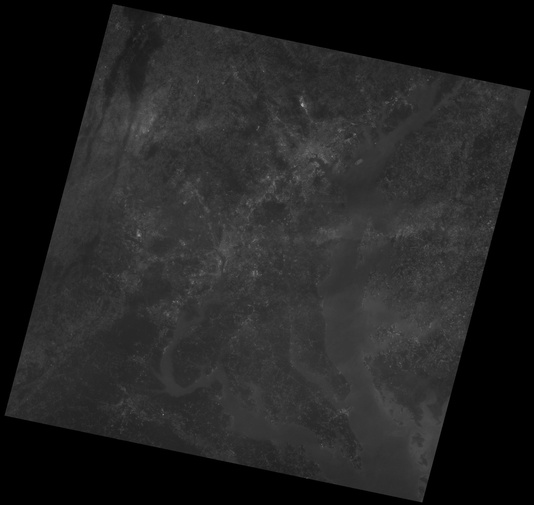
#> input picture Lab/Lab 2/Demonstration/sample_1.jpeg, 534 x 505 px, shrunk from 2010 x 1901 before the run, found by its file name
$ jupyter execute CSE428_Lab_2.ipynb
#> lines starting #> are read from the running program, lines starting #| are printed output that depends on the picture; after the words box and inside, x2 and y2 are one past the last pixel; in counts of white or black regions, pixels touching at a corner belong together; long printed decimals are rounded
[cell 1]
# hist, bins_hist = exposure.histogram(I, nbins=256, normalize=True)


# # Create a figure with 2 rows and 2 columns of subplots,
# # with an overall figure size of 10x8 inches
# fig, axes = plt.subplots(1, 2, figsize=(14, 8))

# # Plot on the subplots (example)
# axes[0, 0].plot([0, 1], [0, 1])
# axes[0, 1].plot([0, 1], [1, 0])
# axes[1, 0].plot([0, 1], [0.5, 0.5])
# axes[1, 1].plot([0, 1], [0, 0.5])

# plt.tight_layout() # Adjusts subplot parameters for a tight layout
# plt.show()


# plt.subplot(1, 2, 1)
# plt.plot(bins_hist, hist, 'k');
# plt.xlabel("Pixel values")
# plt.ylabel("Probability")
# plt.title("Histogram (PDF) before");

# hist, bins_hist = exposure.histogram(I2, nbins=256, normalize=True)

# plt.subplot(1, 2, 2)
# plt.plot(bins_hist, hist, 'k')
# plt.xlabel("Pixel values")
# plt.ylabel("Probability")
# plt.title("Histogram (PDF) after");

# Loading dependencies

[cell 2]
import numpy as np
import skimage as ski
from skimage import io, color, exposure
import matplotlib.pyplot as plt

[cell 3]
# from google.colab import drive
# drive.mount('/content/drive')

# Point processing

Point processing takes each pixel value and processes them through a function -

$$I_{processed} = f(I)$$

Since it processes all the pixels, it can be regarded as a global processing.

[cell 4]
np.random.seed(43)
I = np.random.rand(3, 3)
print(I)

[cell 5]
plt.imshow(I, cmap = 'grey')
plt.axis("off");

[cell 6]
I2 = I + 0.5
print(I2)

[cell 7]
plt.imshow(I2, cmap = 'grey')
plt.axis("off");

[cell 8]
# option 1
I2[I2 > 1] = 1
I2[I2 < 0] = 0

# option 2
I2 = np.clip(I+0.5, 0, 1)

print(I)
print()
print(I2)

[cell 9]
plt.subplot(1, 2, 1)
plt.imshow(I, cmap = 'grey')
plt.axis("off");

plt.subplot(1, 2, 2)
plt.imshow(I2, cmap = 'grey')
plt.axis("off");

[cell 10]
I3 = np.clip(I - 0.5, 0, 1)

print(I)
print()
print(I3)

[cell 11]
plt.figure(figsize = (10, 18))

plt.subplot(1, 3, 1)
plt.imshow(I, cmap = 'grey')
plt.axis("off")
plt.title("original");

plt.subplot(1, 3, 2)
plt.imshow(I2, cmap = 'grey')
plt.axis("off")
plt.title("I+0.5");

plt.subplot(1, 3, 3)
plt.imshow(I3, cmap = 'grey')
plt.axis("off")
plt.title("I-0.5");

[cell 12]
I2 = np.clip(I*2, 0, 1)
I3 = np.clip(I/2, 0, 1)

plt.subplot(1, 3, 1)
plt.imshow(I, cmap = 'grey')
plt.axis("off")
plt.title("original");

plt.subplot(1, 3, 2)
plt.imshow(I2, cmap = 'grey')
plt.axis("off")
plt.title("I*2");

plt.subplot(1, 3, 3)
plt.imshow(I3, cmap = 'grey')
plt.axis("off")
plt.title("I/2");

# Landsat image

[cell 13]
I = io.imread("/content/sample_1.jpeg")
#> I is the input picture: shape (505, 534); min 0, max 174, mean 35.2

Typically, skimage loads image in 8 bit format. However, skimage can also load 16 and 32 bit images.

[cell 14]
print(I.dtype)
#| uint8

[cell 15]
I = ski.img_as_float(I)
I.shape
#> Out = (505, 534)

[cell 16]
print(I.min())
#| 0.0
print(I.max())
#| 0.6824

[cell 17]
plt.imshow(I, cmap = 'grey')
plt.axis("off")
plt.show()

Lets contrast stretch the image using the function -
$$I_{out} = 4 * (I_{in} - 0.1) $$

[cell 18]
#WRONG
I_stretched = 4*(I-0.1)

[cell 19]
plt.imshow(I_stretched, cmap = 'grey');
plt.axis("off")
plt.show()

[cell 20]
print(I_stretched.min())
#| -0.4
print(I_stretched.max())
#| 2.329

[cell 21]
i_1 = np.linspace(0, 1, 10000)
i_2 = 4*(i_1 - 0.1)
plt.plot(i_1, i_2);
plt.grid();
plt.xlabel("Input intensity");
plt.ylabel("Output intensity");
#> figure, not shown here; curve peaks at x = 1, y = 3.6

The values on the output side exceeds the range [0, 1]

[cell 22]
#RIGHT
I_stretched = np.clip(4*(I-0.1), 0, 1)
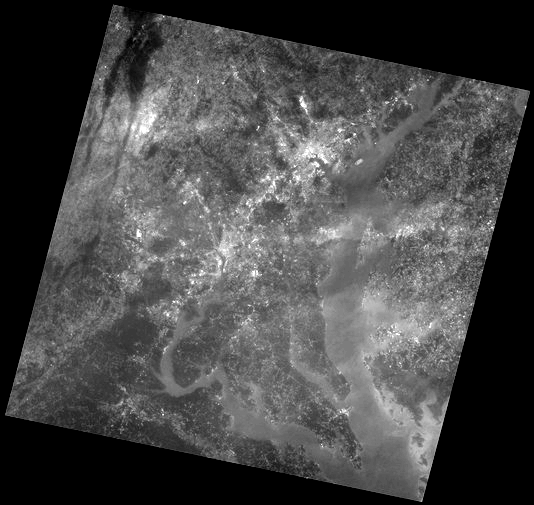
#> I_stretched: shape (505, 534) float64; min 0, max 1, mean 0.281

[cell 23]
i_1 = np.linspace(0, 1, 10000)
i_2 = np.clip(4*(i_1 - 0.1), 0, 1)
plt.plot(i_1, i_2);
plt.grid();
plt.xlabel("Input intensity");
plt.ylabel("Output intensity");
#> figure, not shown here; curve peaks at x = 0.35, y = 1

[cell 24]
plt.imshow(I_stretched, cmap = 'grey');
plt.axis("off")
plt.show()

So the image is brighter now. But why did this work? How did we get this function? We got it from the histogram.

[cell 25]
hist, bins_hist = exposure.histogram(I, nbins=256, normalize=True)
#> hist = 256 values, max 0.314 at index 0, min 0 at index 3, mean 0.00391; bins_hist = 256 values from 0.00133 to 0.681

plt.plot(bins_hist, hist, 'k')
plt.xlabel("Pixel values")
plt.ylabel("Probability")
plt.title("Histogram (PDF) before")
#> figure, not shown here; curve peaks at x = 0.00133, y = 0.314

Pixel values saturated in 0.1 to 0.35 region, the same region where we are stretching the contrast.

[cell 26]
hist, bins_hist = exposure.histogram(I_stretched, nbins=256, normalize=True)
#> hist = 256 values, max 0.327 at index 0, min 0 at index 1, mean 0.00391; bins_hist = 256 values from 0.00195 to 0.998
plt.plot(bins_hist, hist, 'k')
plt.xlabel("Pixel values")
plt.ylabel("Probability")
plt.title("Histogram (PDF) after");
#> figure, not shown here; curve peaks at x = 0.00195, y = 0.327

The pixel values are now more spread out. The sharp shape comes from **discretizing** the values into bin. Look up histograms to understand. Increase bins for smoother graph.

So how can we derive the contrast strectching function? Follow this formula -

$$I_{streched} = \frac{I - c_{min}}{c_{max} - c_{min}}*(I_{max} - I_{min}) + I_{min}$$

Here, $C_{min}$ is the lower pixel value from the histogram that you would like to stretch to $I_{min}$, $C_{max}$ is the upper pixel value from the histogram that you would like to strectch to $I_{max}$.

For normalized image, $I_{max} = 1$ and $I_{min} = 0$

In this certain example, $c_{min} = 0.1$ and $c_{max} = 0.35$. So the formula boils down to -

$$I_{streched} = \frac{I - 0.1}{0.35 - 0.1}*(1 - 0) + 0 = 4*(I - 0.1)$$

which is our exact formula.

**Derivation -**

The formula is basically derived from the output intensity vs the input intensity curve.

Here for the stretched segment, using the straight line equation $\frac{y_2 - y_1}{x_2 - x_1} = \frac{y - y_1}{x - x_1}$, we get -

$$\frac{I_{max} - I_{min}}{c_{max} - c_{min}} = \frac{I_{out} - I_{min}}{I_{in} - c_{min}}$$

$$or, \ I_{out} = \frac{(I_{in} - c_{min})*(I_{max} - I_{min})}{c_{max} - c_{min}} + I_{min}$$

Renaming the variables, $I_{out} \to I_{stretched}$ and $I_{in} \to I$, we get -

$$I_{streched} = \frac{I - c_{min}}{c_{max} - c_{min}}*(I_{max} - I_{min}) + I_{min}$$

We are not interested in the segment outside the stretched region as they will be clipped.

**Caveats -**

This formula works for only this kind of transformation. Different graphs, should be handled differently.

#Chest x-ray

[cell 27]
I = io.imread("/content/sample_2.jpeg")/255
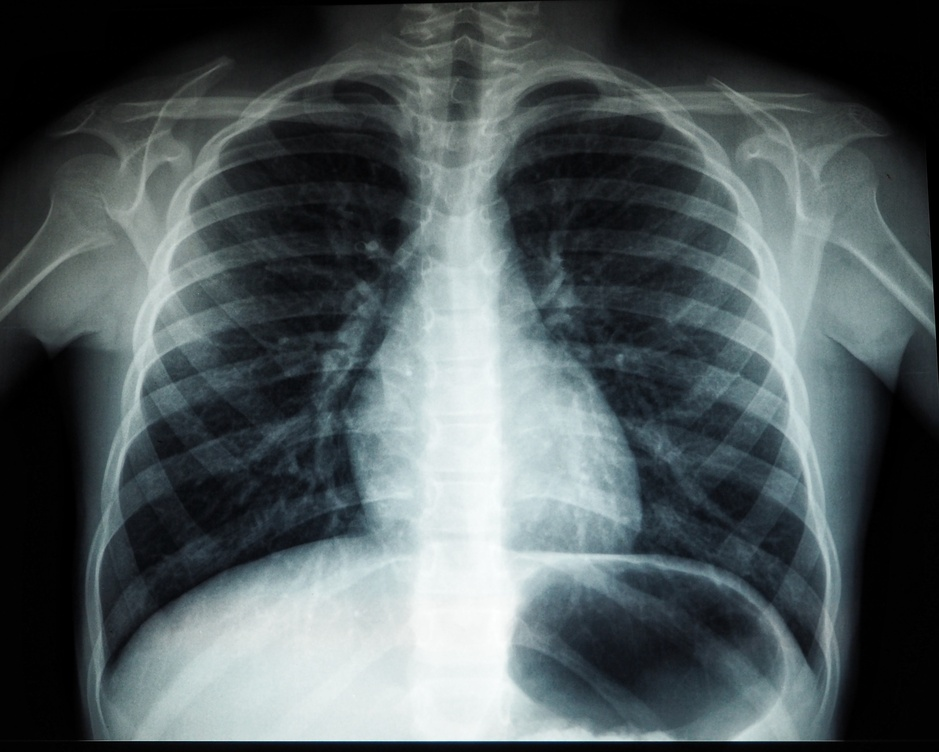
#> input picture Lab/Lab 2/Demonstration/sample_2.jpeg, 939 x 752 px, shrunk from 3537 x 2831 before the run, found by its file name
#> I: shape (752, 939, 3) float64
plt.imshow(I)
plt.axis("off");

print(I.shape)
#| (752, 939, 3)

[cell 28]
I = color.rgb2gray(I)
#> I: shape (752, 939) float64

[cell 29]
plt.imshow(I, cmap = 'grey')
plt.axis("off");

In this chest x-ray, a lot of details fall on the low intensity side and is quite hard to visualize. To increase the contrast on the low intensity side, we can use the logarithmic transformation -

$$I_{out} = c*log(1 + k*I_{in})$$

here, $k$ determines how strong the stretching should be and $c$ is the normalizing factor given by
 - $c = \frac{I_{max}}{log(1 + k*I_{max})}$

 - $c = \frac{1}{max(log(1 + k*I_{in}))}$

It is to be noted that the standard log transformation formula is -

$$I_{out} = c*log(1 + I_{in})$$

However, we cannot control the stretching in this version.

[cell 30]
k = 20
I2 = np.log(1 + k*I)
I2 = I2/I2.max() #multiplying by c
plt.imshow(I2, cmap = 'grey')
plt.axis("off");

[cell 31]
k = 20
i_1 = np.linspace(0, 1, 10000)
i_2 = np.log(1 + k*i_1)
i_3 = i_2/i_2.max()
plt.plot(i_1, i_2, label = 'Unnormalized');
plt.plot(i_1, i_3, color = 'red', label = 'Normalized');
plt.legend();
plt.xlabel("Output intensity");
plt.ylabel("Input intensity");
#> figure, not shown here; curve peaks at x = 1, y = 3.04; curve peaks at x = 1, y = 1

Normalizing the mapping function makes the map fit between the range [0, 1].

[cell 32]
ks = [5, 10, 20, 50]
for k in ks:
  i_1 = np.linspace(0, 1, 10000)
  i_2 = np.log(1 + k*i_1)
  i_2 = i_2/i_2.max()
  plt.plot(i_1, i_2, label = "k = " + str(k));
  plt.legend();
  plt.ylabel("Output intensity");
  plt.xlabel("Input intensity");
#> figure, not shown here; curve peaks at x = 1, y = 1; curve peaks at x = 1, y = 1; curve peaks at x = 1, y = 1

As the value of k increases the lower intensity points are getting stretched whereas the higher intensity points are losing contrast.

[cell 33]
k = 50
I2 = np.log(1 + k*I)
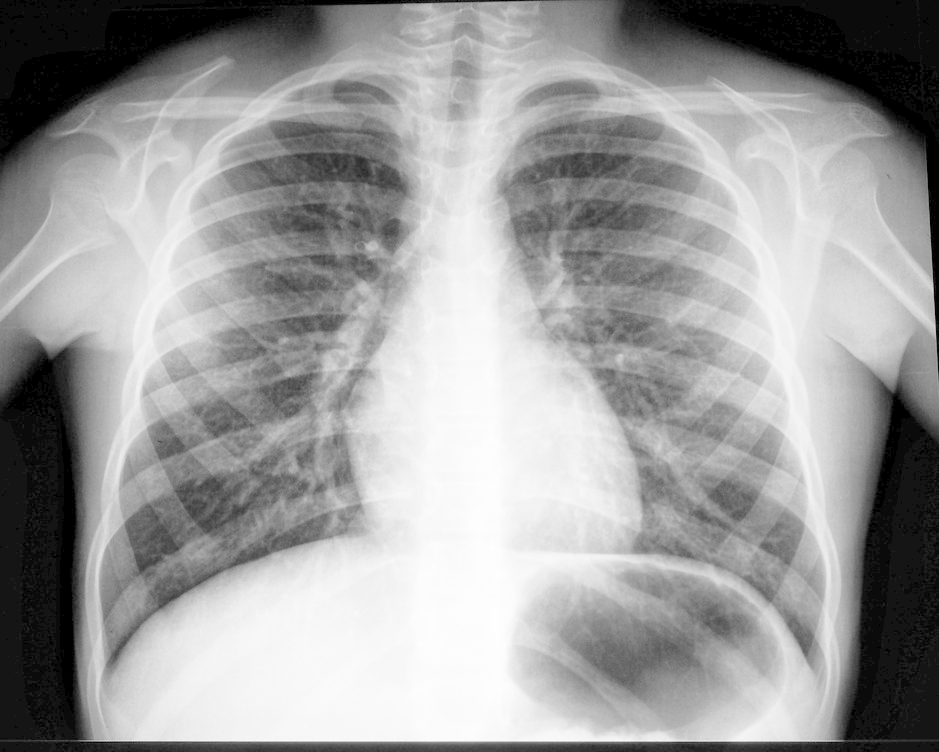
#> I2: shape (752, 939) float64; min 0, max 3.93, mean 2.42; drawn with min black and max white
I2 = I2/I2.max()
plt.imshow(I2, cmap = 'grey')
plt.axis("off");

[cell 34]
hist, bins_hist = exposure.histogram(I, nbins=256, normalize=True)
#> hist = 256 values, max 0.0495 at index 1, min 2.97e-05 at index 255, mean 0.00391; bins_hist = 256 values from 0.00195 to 0.996

plt.plot(bins_hist, hist, 'k');
plt.xlabel("Pixel values")
plt.ylabel("Probability")
plt.title("Histogram (PDF) before");
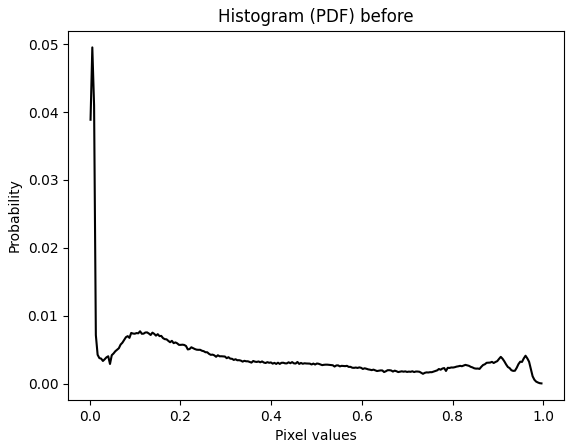
#> figure drawn by matplotlib, 1 panel; curve peaks at x = 0.00585, y = 0.0495

[cell 35]
fig, axes = plt.subplots(1, 2, figsize=(10, 4))


hist, bins_hist = exposure.histogram(I, nbins=256, normalize=True)

axes[0].plot(bins_hist, hist, 'k');
axes[0].set_xlabel("Pixel values")
axes[0].set_ylabel("Probability")
axes[0].set_title("Histogram (PDF) before");

hist, bins_hist = exposure.histogram(I2, nbins=256, normalize=True)
#> hist = 256 values, max 0.0493 at index 11, min 0 at index 3, mean 0.00391; bins_hist = 256 values from 0.00195 to 0.998

axes[1].plot(bins_hist, hist, 'k')
axes[1].set_xlabel("Pixel values")
axes[1].set_ylabel("Probability")
axes[1].set_title("Histogram (PDF) after");

plt.tight_layout()
plt.show()
#> figure, not shown here; panel 1: curve peaks at x = 0.00585, y = 0.0495; panel 2: curve peaks at x = 0.0449, y = 0.0493

Now lets say you want to highlight everything except the bones. How can we do that for this image? Since the bones are highlighted in the original image. We can invert the image.

[cell 36]
plt.imshow(I, cmap = 'grey')
plt.axis("off");
plt.title('Original image');

[cell 37]
I3 = 1 - I
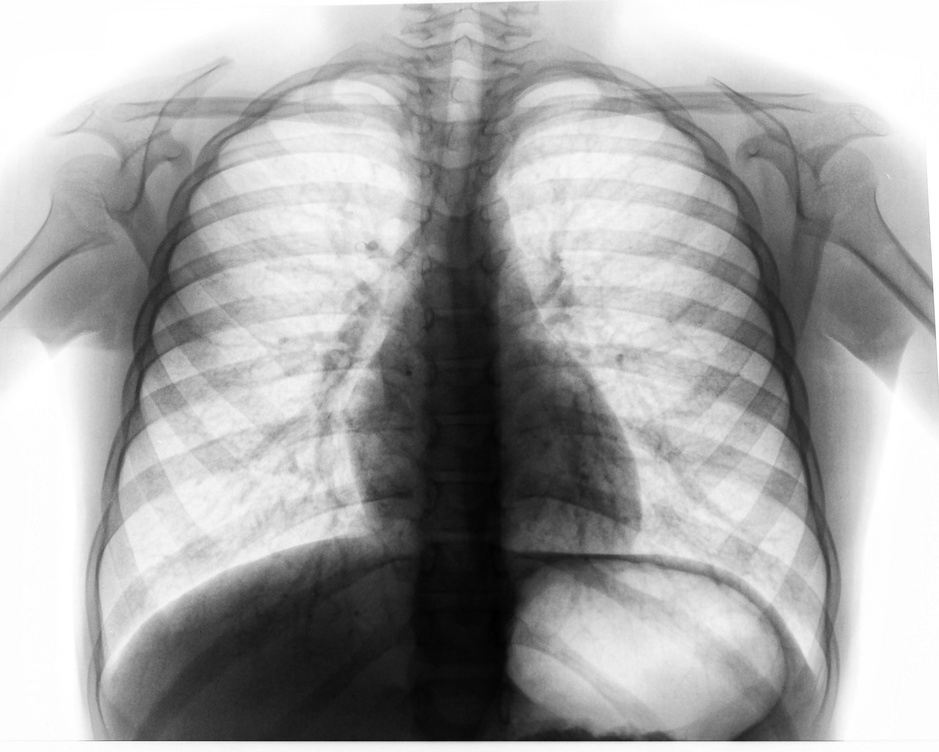
#> I3: shape (752, 939) float64; min 0.00195, max 1, mean 0.653

[cell 38]
fig, axes = plt.subplots(1, 2, figsize=(10, 4))

axes[0].imshow(I, cmap = 'grey')
axes[0].axis("off");
axes[0].set_title('Original image');


axes[1].imshow(I3, cmap = 'grey');
axes[1].axis("off");
axes[1].set_title('Inverted image');

plt.tight_layout()
plt.show()

[cell 39]
hist, bins_hist = exposure.histogram(I3, nbins=256, normalize=True)
#> hist = 256 values, max 0.0495 at index 254, min 2.97e-05 at index 0, mean 0.00391; bins_hist = 256 values from 0.0039 to 0.998
plt.plot(bins_hist, hist, 'k')
plt.xlabel("Pixel values")
plt.ylabel("Probability")
plt.title("Histogram (PDF) after");
#> figure, not shown here; curve peaks at x = 0.994, y = 0.0495

We can achieve the same result using exponential transformation, also known as power law transformation -

$$ I_{out} = c*(I_{in})^\gamma$$

if $\gamma < 1$, we get log transformation as before

if $\gamma > 1$, we get anti-log transformation (stretches high intensity values)

[cell 40]
gamma = 0.5
c = 1
I4 = c*(I ** gamma)
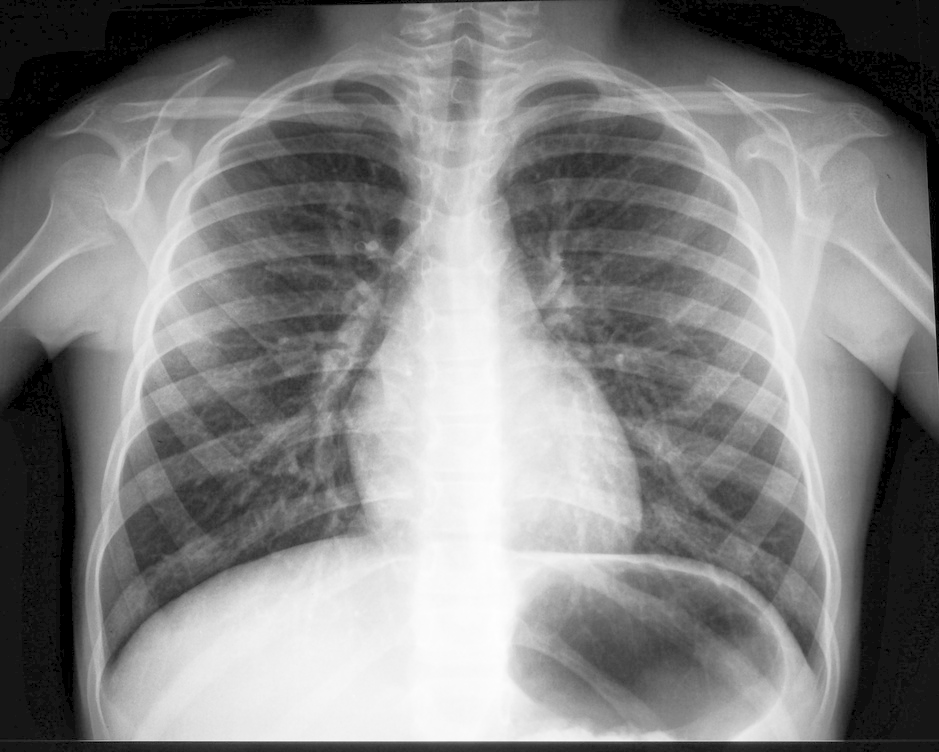
#> I4: shape (752, 939) float64; min 0, max 0.999, mean 0.516
print(I4.min())
#| 0.0
print(I4.max())
#| 0.999

[cell 41]
plt.imshow(I4, cmap = 'grey')
plt.axis("off");

[cell 42]
gamma = 0.5
c = 1
i_1 = np.linspace(0, 1, 10000)
i_2 = c*(i_1 ** gamma)
plt.plot(i_1, i_2);
plt.xlabel("Input intensity");
plt.ylabel("Output intensity");
#> figure, not shown here; curve peaks at x = 1, y = 1

You get a mapping function similar to the logarithmic transformation.

[cell 43]
gammas = [0.4, 0.5, 1, 1.5, 1.95]
for gamma in gammas:
  c = 1
  i_1 = np.linspace(0, 1, 10000)
  i_2 = c*(i_1 ** gamma)
  plt.plot(i_1, i_2, label = "gamma = " + str(gamma));
  plt.legend();
  plt.xlabel("Input intensity");
  plt.ylabel("Output intensity");
#> figure, not shown here; curve peaks at x = 1, y = 1; curve peaks at x = 1, y = 1; curve peaks at x = 1, y = 1

Unlike logarithmic transformation, where you could only stretch the contrast of the lower intensity points, in exponential transformation, you can get contrast stretching on the lower intensity range or the higher intensity range based on the gamma value.

#Angiogram

[cell 44]
I = io.imread("/content/sample_3.jpeg")
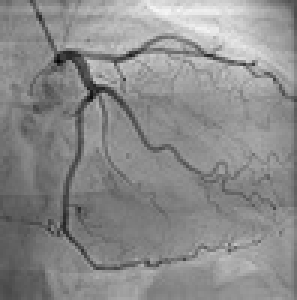
#> input picture Lab/Lab 2/Demonstration/sample_3.jpeg, 99 x 100 px, shrunk from 374 x 376 before the run, found by its file name (shown 3 times larger)
#> I is the input picture: shape (100, 99); min 5, max 246, mean 138.8
I = I/255
I.shape
#> Out = (100, 99)

[cell 45]
plt.imshow(I, cmap = 'grey')
plt.axis("off");

In angiogram, we are interested in observing the blood vessels. If that is the case, is there any way to segment the blood vessels from the image? We can apply gray-level slicing.

[cell 46]
plt.imshow(1-I, cmap = 'grey')
plt.axis("off");

[cell 47]
negImg = 1 - I

[cell 48]
A = 0.6
B = 0.85

negImg[(negImg >= A) & (negImg <= B)] = 1
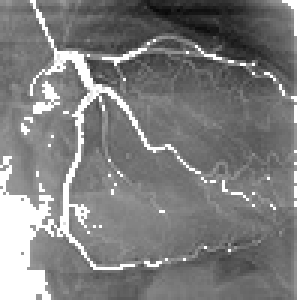
#> negImg: shape (100, 99) float64 (shown 3 times larger); min 0.0353, max 1, mean 0.492

[cell 49]
plt.imshow(negImg, cmap = 'grey');

[cell 50]
i_1 = np.linspace(0, 1, 10000)
A = 0.6
B = 0.85

i_2 = i_1.copy()
i_2[(i_2 >= A) & (i_2 <= B)] = 1

plt.plot(i_1, i_2);
#> figure, not shown here; curve peaks at x = 0.6, y = 1

[cell 51]
negImg = 1 - I

[cell 52]
A = 0.6
B = 0.85
negImg[negImg < A] = 0
negImg[negImg > B] = 0

negImg[(negImg >= A) & (negImg <= B)] = 1
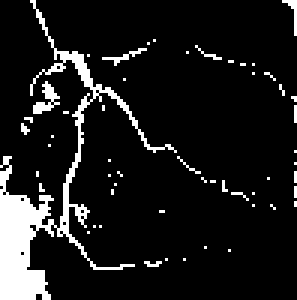
#> negImg: shape (100, 99) float64 (shown 3 times larger); values 0 (black) and 1 (white), 10.4% white; 54 white regions (51 under 20 px), largest, box (x1, y1, x2, y2) and area: (0, 0, 59, 100) 825, (11, 27, 20, 38) 43, (34, 16, 49, 22) 22

[cell 53]
plt.imshow(negImg, cmap = 'grey');

This is a very crude segmentation and you can see the noise from the process at the bottom left of the binary image. Segmentation is an extensive task that cannot (in most cases) be accomplished just by thresholding.

Also the value was picked from the blood vessel. I am not sure how it was originally done, but I am guessing it was done in Matlab. However, you can do the same using matplotlib as well. You cannot do it in Google Colab, but you can do it in local IDEs.

[cell 54]
i_1 = np.linspace(0, 1, 10000)
A = 0.6
B = 0.85
i_2 = i_1.copy()
i_2[i_2 < A] = 0
i_2[i_2 > B] = 0

plt.plot(i_1, i_2, label = 'Step 1')

i_3 = i_2.copy()
i_3[(i_3 >= A) & (i_3 <= B)] = 1

plt.plot(i_1, i_3, label = 'Step 2')
plt.legend();
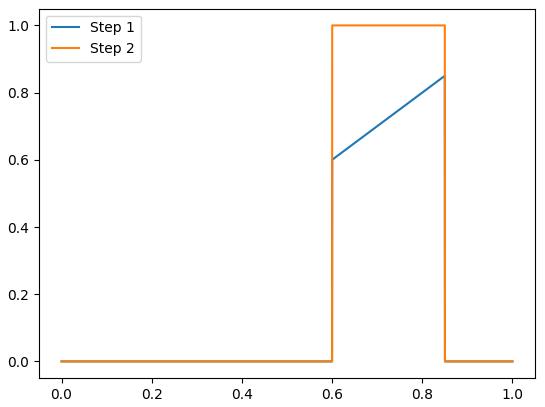
#> figure drawn by matplotlib, 1 panel; curve peaks at x = 0.85, y = 0.85; curve peaks at x = 0.6, y = 1
